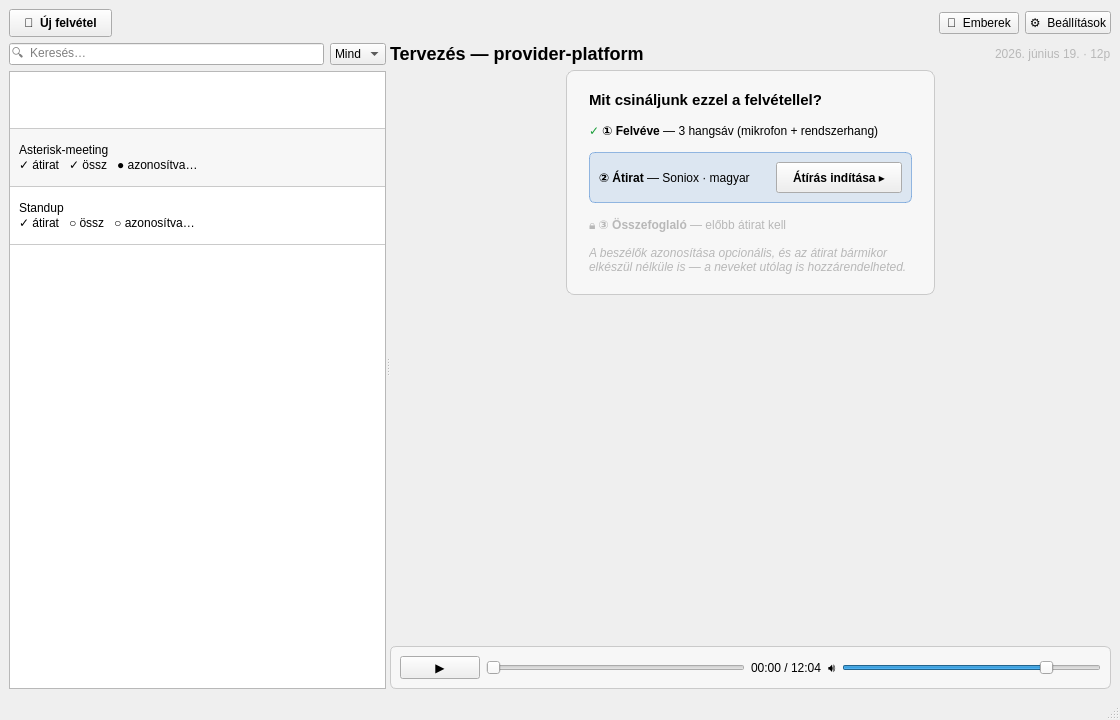
<?xml version="1.0" encoding="UTF-8"?>
<ui version="4.0">
 <class>KonyvtarOtthonA</class>
 <!--
   Tanara — Könyvtár-otthon, STATE A: van felvétel, NINCS átirat/összefoglaló.
   A tab-bar HELYÉN vezérelt pipeline-panel (a kapuzás a tartalomban).
   Médialejátszó marad (a hang már megvan). CSAK ELŐNÉZET, beépített widgetek.
 -->
 <widget class="QMainWindow" name="KonyvtarOtthonA">
  <property name="geometry"><rect><x>0</x><y>0</y><width>1120</width><height>720</height></rect></property>
  <property name="windowTitle"><string>Tanara — Könyvtár</string></property>
  <widget class="QWidget" name="centralwidget">
   <layout class="QVBoxLayout" name="centralLayout">
    <item>
     <layout class="QHBoxLayout" name="topBar">
      <item><widget class="QPushButton" name="newRecordingBtn"><property name="styleSheet"><string>QPushButton { font-weight: bold; padding: 6px 14px; }</string></property><property name="text"><string>🔴  Új felvétel</string></property></widget></item>
      <item><spacer name="topSpacer"><property name="orientation"><enum>Qt::Horizontal</enum></property><property name="sizeHint" stdset="0"><size><width>40</width><height>20</height></size></property></spacer></item>
      <item><widget class="QPushButton" name="peopleBtn"><property name="text"><string>👥  Emberek</string></property></widget></item>
      <item><widget class="QPushButton" name="settingsBtn"><property name="text"><string>⚙  Beállítások</string></property></widget></item>
     </layout>
    </item>
    <item>
     <widget class="QSplitter" name="splitter">
      <property name="orientation"><enum>Qt::Horizontal</enum></property>
      <widget class="QWidget" name="leftPane">
       <property name="minimumSize"><size><width>330</width><height>0</height></size></property>
       <layout class="QVBoxLayout" name="leftLayout">
        <item>
         <layout class="QHBoxLayout" name="searchRow">
          <item><widget class="QLineEdit" name="searchEdit"><property name="placeholderText"><string>🔍  Keresés…</string></property></widget></item>
          <item><widget class="QComboBox" name="filterCombo"><property name="maximumWidth"><number>96</number></property><item><property name="text"><string>Mind</string></property></item></widget></item>
         </layout>
        </item>
        <item>
         <widget class="QListWidget" name="meetingList">
          <property name="alternatingRowColors"><bool>true</bool></property>
          <property name="currentRow"><number>0</number></property>
          <property name="styleSheet"><string>QListWidget::item { padding: 7px 6px; border-bottom: 1px solid palette(midlight); }</string></property>
          <item><property name="text"><string>Tervezés — provider-platform
○ átirat   ○ össz   ○ azonosítva
2026. június 19. péntek 13:00 · 12p</string></property></item>
          <item><property name="text"><string>Asterisk-meeting
✓ átirat   ✓ össz   ● azonosítva
2026. június 18. csütörtök 10:30 · 1ó 32p</string></property></item>
          <item><property name="text"><string>Standup
✓ átirat   ○ össz   ○ azonosítva
2026. június 16. hétfő 09:00 · 21p</string></property></item>
         </widget>
        </item>
       </layout>
      </widget>
      <widget class="QWidget" name="rightPane">
       <layout class="QVBoxLayout" name="rightLayout">
        <item>
         <layout class="QHBoxLayout" name="headerRow">
          <item><widget class="QLabel" name="titleLabel"><property name="styleSheet"><string>QLabel { font-size: 18px; font-weight: bold; }</string></property><property name="text"><string>Tervezés — provider-platform</string></property></widget></item>
          <item><spacer name="headerSpacer"><property name="orientation"><enum>Qt::Horizontal</enum></property><property name="sizeHint" stdset="0"><size><width>40</width><height>20</height></size></property></spacer></item>
          <item><widget class="QLabel" name="metaLabel"><property name="styleSheet"><string>QLabel { color: palette(mid); }</string></property><property name="text"><string>2026. június 19. · 12p</string></property></widget></item>
         </layout>
        </item>
        <item>
         <layout class="QHBoxLayout" name="stepOuter">
          <item><spacer name="stepLeft"><property name="orientation"><enum>Qt::Horizontal</enum></property><property name="sizeHint" stdset="0"><size><width>60</width><height>20</height></size></property></spacer></item>
          <item>
           <widget class="QFrame" name="stepBox">
            <property name="minimumWidth"><number>520</number></property>
            <property name="maximumWidth"><number>560</number></property>
            <property name="frameShape"><enum>QFrame::StyledPanel</enum></property>
            <property name="styleSheet"><string>QFrame#stepBox { background: palette(alternate-base); border: 1px solid palette(midlight); border-radius: 8px; }</string></property>
            <layout class="QVBoxLayout" name="stepLayout">
             <property name="spacing"><number>14</number></property>
             <property name="leftMargin"><number>22</number></property>
             <property name="rightMargin"><number>22</number></property>
             <property name="topMargin"><number>20</number></property>
             <property name="bottomMargin"><number>20</number></property>
             <item><widget class="QLabel" name="stepHeading"><property name="styleSheet"><string>QLabel { font-size: 15px; font-weight: bold; }</string></property><property name="text"><string>Mit csináljunk ezzel a felvétellel?</string></property></widget></item>
             <item><widget class="QLabel" name="step1"><property name="text"><string>&lt;span style='color:#1a9e3a;'&gt;✓&lt;/span&gt;  &lt;b&gt;① Felvéve&lt;/b&gt; — 3 hangsáv (mikrofon + rendszerhang)</string></property></widget></item>
             <item>
              <widget class="QFrame" name="step2box">
               <property name="frameShape"><enum>QFrame::StyledPanel</enum></property>
               <property name="styleSheet"><string>QFrame#step2box { background: rgba(54,122,204,0.14); border: 1px solid rgba(54,122,204,0.5); border-radius: 6px; }</string></property>
               <layout class="QHBoxLayout" name="step2layout">
                <item><widget class="QLabel" name="step2label"><property name="text"><string>&lt;b&gt;② Átirat&lt;/b&gt; — Soniox · magyar</string></property></widget></item>
                <item><spacer name="step2spacer"><property name="orientation"><enum>Qt::Horizontal</enum></property><property name="sizeHint" stdset="0"><size><width>20</width><height>10</height></size></property></spacer></item>
                <item><widget class="QPushButton" name="transcribeBtn"><property name="styleSheet"><string>QPushButton { font-weight: bold; padding: 7px 16px; }</string></property><property name="text"><string>Átírás indítása ▸</string></property></widget></item>
               </layout>
              </widget>
             </item>
             <item><widget class="QLabel" name="step3"><property name="styleSheet"><string>QLabel { color: palette(mid); }</string></property><property name="text"><string>🔒  &lt;b&gt;③ Összefoglaló&lt;/b&gt; — előbb átirat kell</string></property></widget></item>
             <item><widget class="QLabel" name="stepHint"><property name="wordWrap"><bool>true</bool></property><property name="styleSheet"><string>QLabel { color: palette(mid); font-style: italic; }</string></property><property name="text"><string>A beszélők azonosítása opcionális, és az átirat bármikor elkészül nélküle is — a neveket utólag is hozzárendelheted.</string></property></widget></item>
            </layout>
           </widget>
          </item>
          <item><spacer name="stepRight"><property name="orientation"><enum>Qt::Horizontal</enum></property><property name="sizeHint" stdset="0"><size><width>60</width><height>20</height></size></property></spacer></item>
         </layout>
        </item>
        <item><spacer name="stepBottomSpacer"><property name="orientation"><enum>Qt::Vertical</enum></property><property name="sizeHint" stdset="0"><size><width>20</width><height>60</height></size></property></spacer></item>
        <item>
         <widget class="QFrame" name="playerBar">
          <property name="frameShape"><enum>QFrame::StyledPanel</enum></property>
          <property name="styleSheet"><string>QFrame#playerBar { background: palette(alternate-base); border: 1px solid palette(midlight); border-radius: 6px; }</string></property>
          <layout class="QHBoxLayout" name="playerLayout">
           <item><widget class="QPushButton" name="playBtn"><property name="maximumWidth"><number>40</number></property><property name="text"><string>▶</string></property></widget></item>
           <item><widget class="QSlider" name="seekSlider"><property name="orientation"><enum>Qt::Horizontal</enum></property><property name="value"><number>0</number></property></widget></item>
           <item><widget class="QLabel" name="posLabel"><property name="text"><string>00:00 / 12:04</string></property></widget></item>
           <item><widget class="QLabel" name="volIcon"><property name="text"><string>🔊</string></property></widget></item>
           <item><widget class="QSlider" name="volumeSlider"><property name="orientation"><enum>Qt::Horizontal</enum></property><property name="maximumWidth"><number>90</number></property><property name="value"><number>80</number></property></widget></item>
          </layout>
         </widget>
        </item>
       </layout>
      </widget>
     </widget>
    </item>
   </layout>
  </widget>
  <widget class="QStatusBar" name="statusbar"/>
 </widget>
 <resources/>
 <connections/>
</ui>
